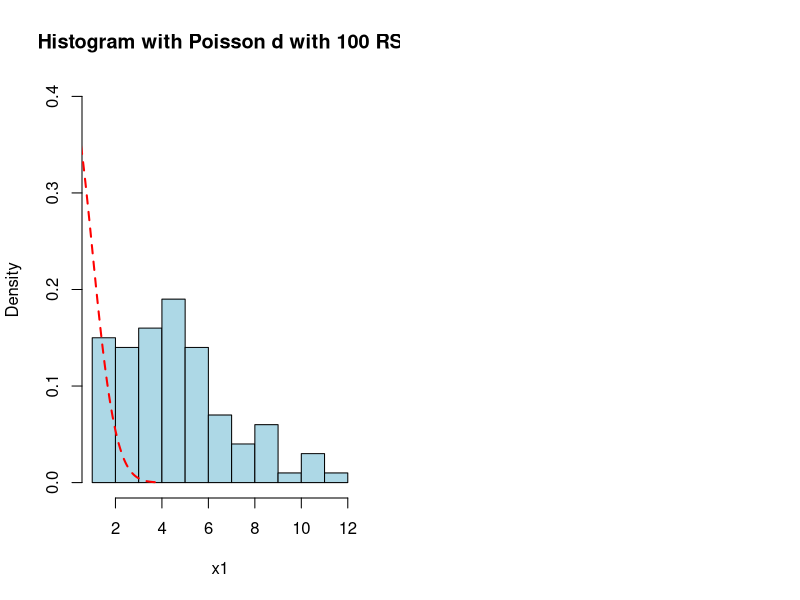
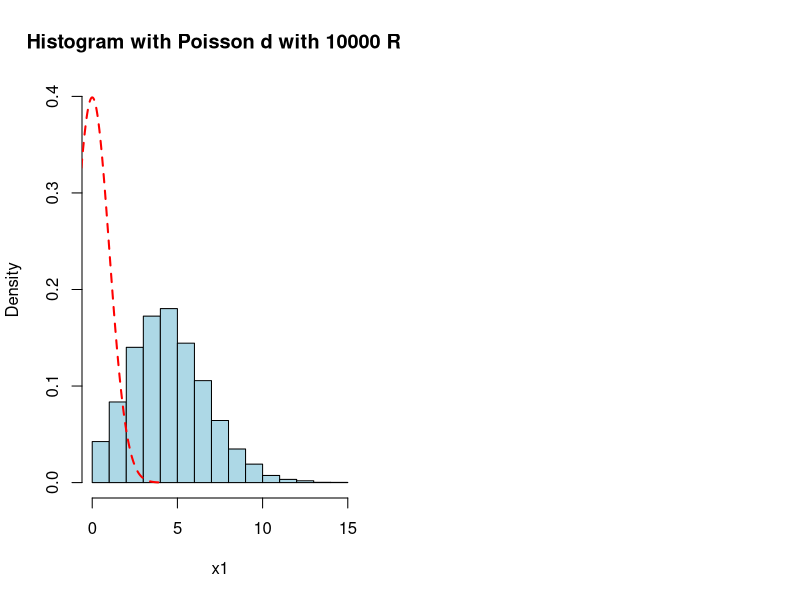
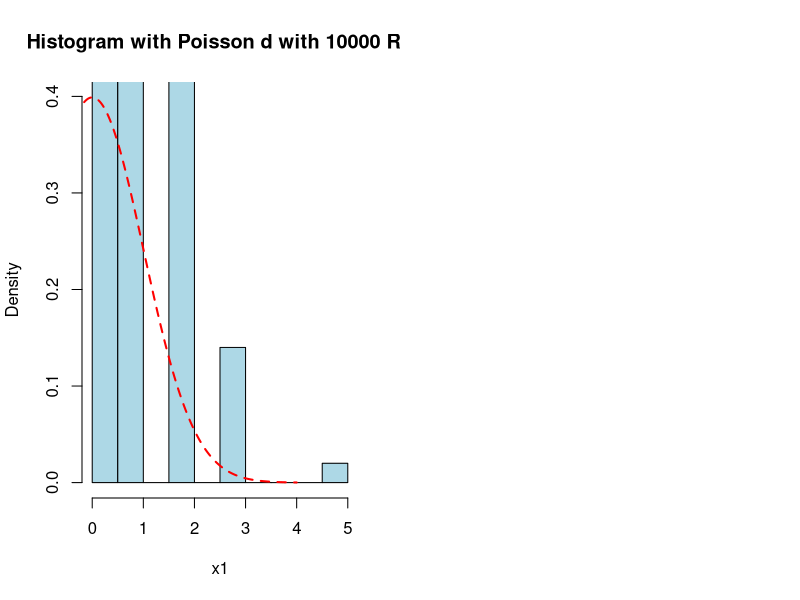
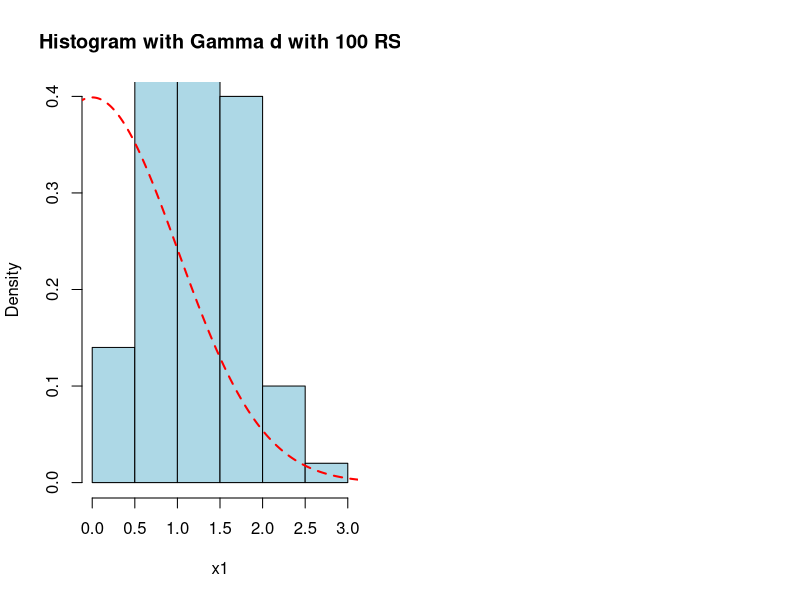
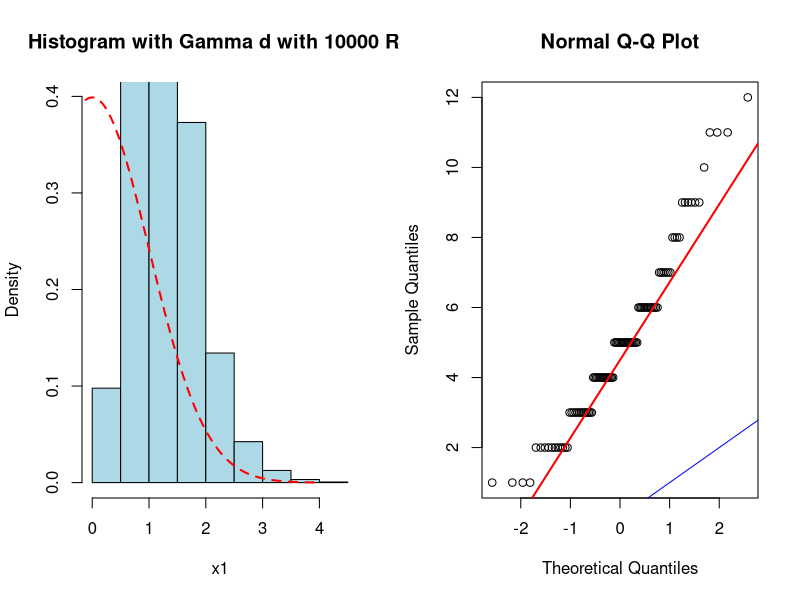
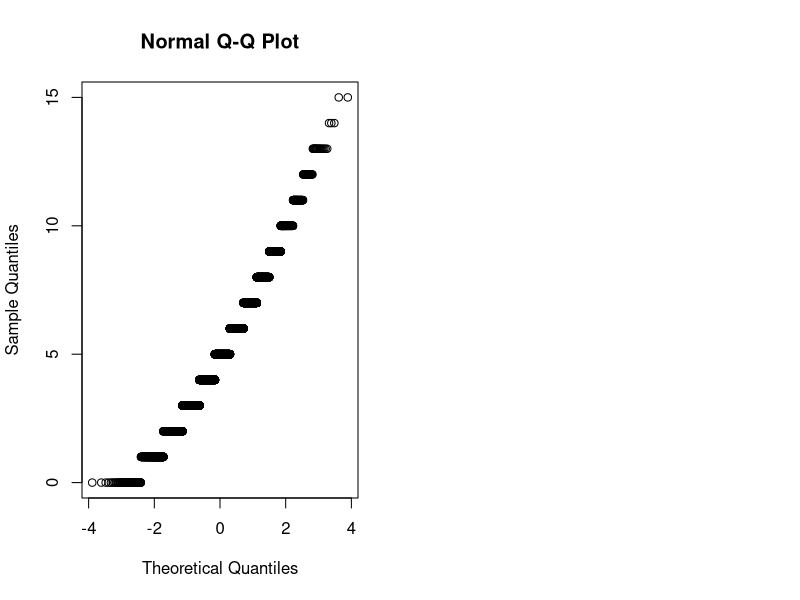

Recreate these plots in R, in order. (Note: this script raises an error after producing the figures.)
print("Set seed to 10005")
set.seed(10005)

print("Provide a graphical representation (visualization) of your data")
print("Poisson with 100 RS and its histogram")
print("Named p1")
par(mfrow=c(1,2))
p1<-rpois(100,5)
x1n<-seq(-4,4,0.01)
dx1n<-dnorm(x1n)
hist(p1,freq=F, ylim=c(0, max(dx1n)), col="lightblue", xlab="x1", main="Histogram with Poisson d with 100 RS") 
lines(x1n, dx1n,col="red",lty=2,lwd=2)

print("Poisson with 10000 RS and its histogram")
print("Named p2")
par(mfrow=c(1,2))
p2<-rpois(10000,5)
x1n<-seq(-4,4,0.01)
dx1n<-dnorm(x1n)
hist(p2,freq=F, ylim=c(0, max(dx1n)), col="lightblue", xlab="x1", main="Histogram with Poisson d with 10000 RS") 
lines(x1n, dx1n,col="red",lty=2,lwd=2)

print("Now for Poisson with λ=10")
print("Named ptrue")
par(mfrow=c(1,2))
p3<-rpois(100,1)
x1n<-seq(-4,4,0.01)
dx1n<-dnorm(x1n)
hist(p3,freq=F, ylim=c(0, max(dx1n)), col="lightblue", xlab="x1", main="Histogram with Poisson d with 10000 RS") 
lines(x1n, dx1n,col="red",lty=2,lwd=2)

print("Gamma with 100 RS and its histogram")
print("Named g1")
par(mfrow=c(1,2))
g1<-rgamma(100,5,4)
x1n<-seq(-4,4,0.01)
dx1n<-dnorm(x1n)
hist(g1,freq=F, ylim=c(0, max(dx1n)), col="lightblue", xlab="x1", main="Histogram with Gamma d with 100 RS") 
lines(x1n, dx1n,col="red",lty=2,lwd=2)

print("Gamma with 10000 RS and its histogram")
print("Named g2")
par(mfrow=c(1,2))
g2<-rgamma(10000,5,4)
x1n<-seq(-4,4,0.01)
dx1n<-dnorm(x1n)
hist(g2,freq=F, ylim=c(0, max(dx1n)), col="lightblue", xlab="x1", main="Histogram with Gamma d with 10000 RS") 
lines(x1n, dx1n,col="red",lty=2,lwd=2)

print("Get statistics mean,median,sd,IQR for the above random samples")
print("Statistics for Poisson with 100 RS")
mean(p1)
median(p1)
sd(p1)
IQR(p1)

print("Get an estimate of the: mean; sd; median; IQR. What are the theoretic values of these statistics when the true distribution is used?")
print("Statistics for Poisson with 10000 RS")
mean(p2)
median(p2)
sd(p2)
IQR(p2)

print("Statistics for Gamma with 100 RS")
mean(g1)
median(g1)
sd(g1)
IQR(g1)

print("Statistics for Gamma with 10000 RS")
mean(g2)
median(g2)
sd(g2)
IQR(g2)


print("The true distribution is the normal, thus generate random numbers and calculate mean,media,sd,IQR")
n1<-rbinom(100,15,.8)
mean(n1)
median(n1)
sd(n1)
IQR(n1)

print("What is the proportion of the sample data in the region:
[min(mean; median); max(mean; median)]
What is the theoretic proportion of this region when the true distribution is used?")
print("Function to calculate ratio of reduced vectors")

proportions <- function(x){
  min<-min(mean(x),median(x))
  max<-max(mean(x),median(x))
  props<-x[x>=min & x<=max]
  ratio<-(length(props)/length(x))*100
  sprintf("Ratio over original sample %s is %s %% " ,deparse(substitute(x)),ratio)
}

print("For Poisson p1: " )
proportions(p1)

print("For Poisson p2: " )
proportions(p2)

print("For Gamma g1: " )
proportions(g1)

print("For Gamma g2: " )
proportions(g2)

print("For true distribution n1: ")
proportions(n1)

print("What is the quantile of the sample data that are at or below the lowest 1%? What
is the respective theoretic quantile when the true distribution is used?
What is the quantile of the sample data that are at or above the upper 1%? What
is the respective theoretic quantile when the true distribution is used?")
print("For Poisson p1")
qqnorm(p1)
qqline(p1,col="red",lty=1,lwd=2)
abline(0,1,col="blue")

print("For Poisson p2")
qqnorm(p2)
qline(p2,col="red",lty=1,lwd=2)
abline(0,1,col="blue")

print("For Gamma g1")
qqnorm(g1)
qline(g1,col="red",lty=1,lwd=2)
abline(0,1,col="blue")

print("For Gamma g2")
qqnorm(g2)
qline(g2,col="red",lty=1,lwd=2)
abline(0,1,col="blue")

print("Comment on the discrepancies between theoretic and sample evaluated statistics
in questions (b)-(e).")

print("Under the assumption of squared error loss function use each of the data set to
provide your best prediction of a single future observable.")
print("Answer: best prediction is E[X]")
